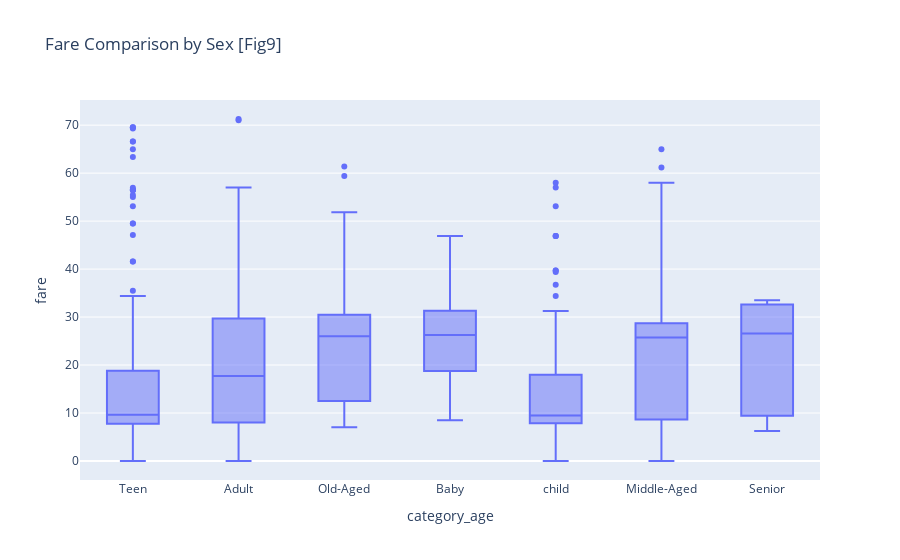

Source (notebook cell):
### Code cell
import plotly.express as px

fig = px.box(df, x='category_age', y='fare', title='Fare Comparison by Sex [Fig9]')
# fig.update_layout(xaxis={'categoryorder': 'total descending'})

fig.show()

### Figure 1 — Plotly figure (JSON) as saved in the notebook; plotly's stock layout.template omitted (floating-point values rounded to 4 significant figures; data arrays with more than 128 entries replaced by an {"elided": "..."} marker saying what was removed)
{"data": [{"alignmentgroup": "True", "hovertemplate": "category_age=%{x}<br>fare=%{y}<extra></extra>", "legendgroup": "", "marker": {"color": "#636efa"}, "name": "", "notched": false, "offsetgroup": "", "orientation": "v", "showlegend": false, "type": "box", "x": {"elided": "665 str values"}, "x0": " ", "xaxis": "x", "y": {"elided": "665 float values"}, "y0": " ", "yaxis": "y"}], "layout": {"boxmode": "group", "legend": {"tracegroupgap": 0}, "title": {"text": "Fare Comparison by Sex [Fig9]"}, "xaxis": {"anchor": "y", "domain": [0, 1], "title": {"text": "category_age"}}, "yaxis": {"anchor": "x", "domain": [0, 1], "title": {"text": "fare"}}}}
